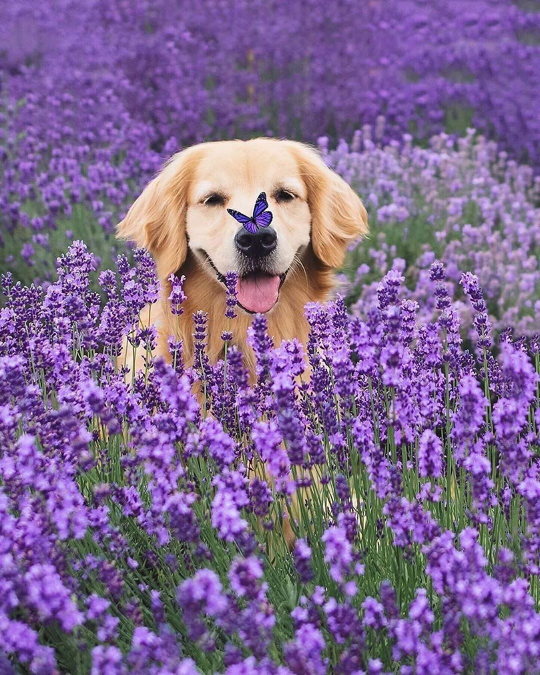
#> input picture image/cho.jpg, 1080 x 1350 px (shown at 1/2 size)
$ python image.py
#> lines starting #> are read from the running program, lines starting #| are printed output that depends on the picture
import cv2

file_name = "cho.jpg"

#load image from current dir
image = cv2.imread(file_name, cv2.IMREAD_UNCHANGED)
#> image is the input picture: shape (1350, 1080, 3); mean B, G, R 145.1, 102.3, 127.4

#descale image 50% of the original width and height
img_width = int(image.shape[1]/2)
#> img_width = 540
img_heighr = int(image.shape[0]/2)
#> img_heighr = 675

#new dimension image size
d_size = (img_width, img_heighr)
#> d_size = (540, 675)

#resize our image with new dim size
output = cv2.resize(image, d_size)
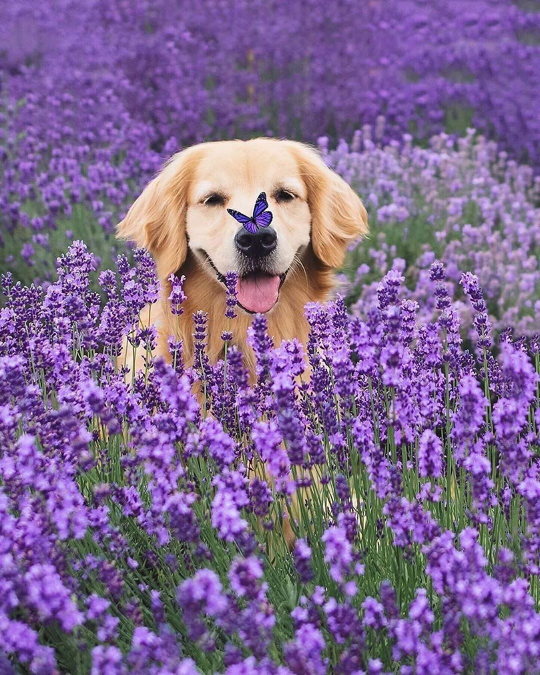
#> output: shape (675, 540, 3); mean B, G, R 145.3, 102.4, 127.6

#writing the output to a local image file
cv2.imwrite('img_out.jpg', output)
